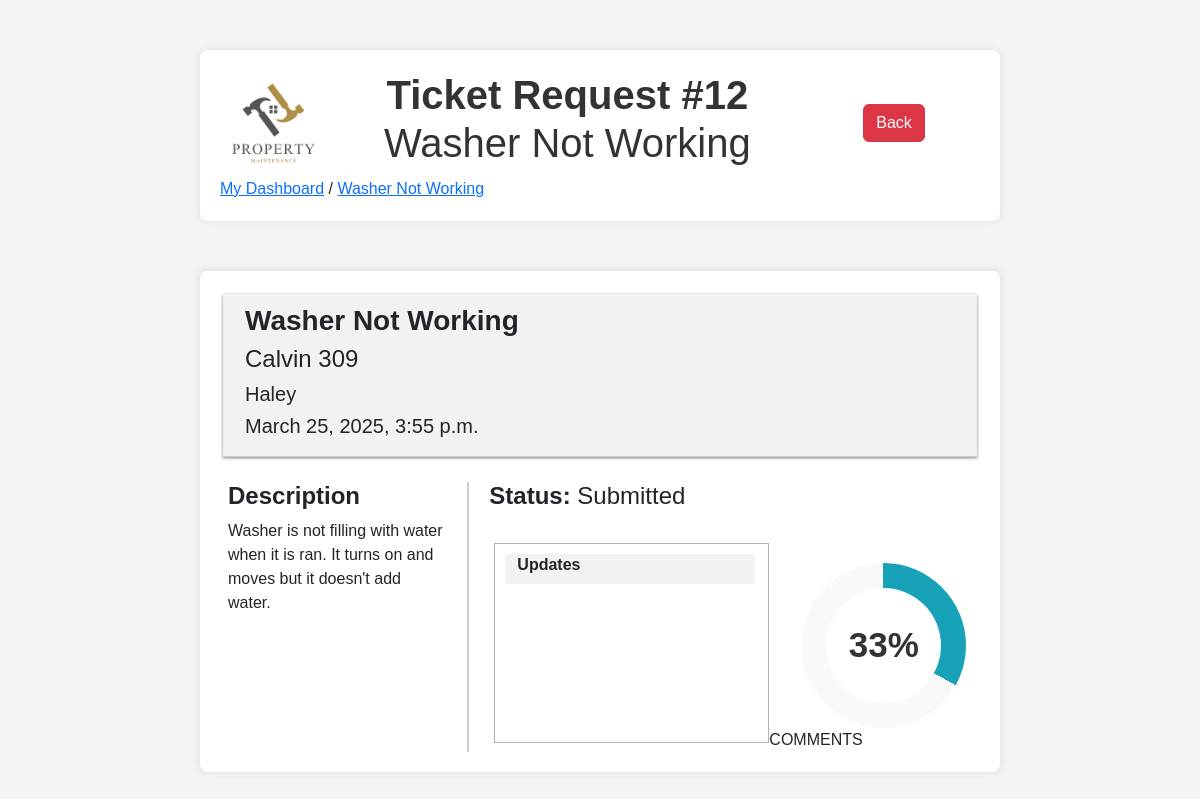
The app's page /12 (signed in) with its own data.
### ticketsystem/models.py (models this page shows, shortened)
class Ticket(models.Model):
    title = models.CharField(max_length=200)
    description = models.TextField()
    CATEGORY_CHOICES = [
        ('electrical', 'Electrical'),
        ('plumbing', 'Plumbing'),
        ('general', 'General'),
    ]
    category = models.CharField(max_length=20, choices=CATEGORY_CHOICES)
    STATUS_CHOICES = [
        ('submitted', 'Submitted'),
        ('in_progress', 'In Progress'),
        ('completed', 'Completed'),
    ]
    status = models.CharField(max_length=20, choices=STATUS_CHOICES, default='submitted')
    PRIORITY_CHOICES = [
        ('low', 'Low'),
        ('medium', 'Medium'),
        ('high', 'High'),
    ]
    priority = models.CharField(max_length=10, choices=PRIORITY_CHOICES, default='medium')
    created_date = models.DateTimeField(auto_now_add=True)
    updated_date = models.DateTimeField(auto_now=True)
    completed_date = models.DateTimeField(null=True, blank=True) # based on status
    image = models.ImageField(upload_to='ticket_images/', null=True, blank=True)
    submitter = models.ForeignKey(settings.AUTH_USER_MODEL, on_delete=models.CASCADE, related_name='submitted_tickets')
    assigned_admin = models.ForeignKey(settings.AUTH_USER_MODEL, on_delete=models.SET_NULL, null=True, blank=True, related_name='assigned_tickets')

class UserProfile(models.Model):
    user = models.OneToOneField(User, on_delete=models.CASCADE)
    ROLE_CHOICES = [
        ('tenant', 'Tenant'),
        ('admin', 'Admin'),
    ]
    role = models.CharField(max_length=10, choices=ROLE_CHOICES, default='tenant')
    building_name = models.CharField(max_length=100, blank=True, null=True)
    apartment_number = models.CharField(max_length=10, blank=True, null=True)
    employee_id = models.CharField(max_length=100, blank=True, null=True)

### ticketsystem/views.py (the view)
# urls.py: path('<int:id>', ticket_page, name="page" ),
@login_required(login_url="/")
def ticket_page(request, id):
    ticket = Ticket.objects.get(id=id)
    if ticket.submitter_id != request.user.id:
        return redirect('tenant_dashboard')
    context = {
        'ticket': ticket,
        'comments': Comment.objects.filter(ticket_id=id)
    }
    return render(request, 'ticket_page.html', context)

### ticketsystem/templates/ticket_page.html (shortened to what this page needs)
{% load static %}
<!DOCTYPE html>
<html lang="en">
<head>
    {% load bootstrap5 %}
    {% bootstrap_css %}
    <link rel="stylesheet" href="{% static 'style.css' %}">
</head>
<body>
    <div class="container">
        <div class="row">
            <div class="col-sm-2 align-self-center mx-auto d-flex justify-content-center" >
                <img src="../../media/logo_light.png" class="img-fluid" alt="Property Maintenance">
            </div>
            <div class="col-lg my-auto">
                <h1><b>Ticket Request #{{ ticket.id }} </b><br>{{ ticket.title|title }}</h1>
            </div>
            <div class="col-sm-3 my-auto text-center" >
                <a class="btn btn-danger" href="{% url 'tenant_dashboard' %}" role="button">Back</a>
            </div>
        </div>
        <div class="row">
            <div class=col>
                <a href="{% url 'tenant_dashboard' %}">My Dashboard</a> /
                <a href ="">{{ticket.title|title}}</a>
            </div>
        </div>
    </div>
    <div class="container">
        <div class="row divider">
            <div class="col-md-9">
                <h3><b>{{ ticket.title|title }}</b></h3>
                <h4>{{ ticket.submitter.userprofile.building_name }} {{ ticket.submitter.userprofile.apartment_number }}</h4>
                <h5>{{ ticket.submitter|capfirst }}</h5>
                <h5>{{ ticket.created_date }}</h5>
            </div>
        </div>
        <div class="row">
            <div class="col-md-4 left-column">
                <h4><b>Description</b></h4>
                <div class="description-body">
                    <p>{{ ticket.description }}</p>
                </div>
            </div>
            <div class="col-md-8 right-column">
                <div class="d-flex align-items-center">
                    <h4><b>Status: </b>{{ ticket.status|title }}</h4>
                </div><br>
                <div class="row">
                    <div class="col">
                        <div class="row updates-content-box">
                            <div class="updates-title-box">
                                <h6><b>Updates</b></h6>
                            </div>
                        </div>
                    </div>
                    <div class="col col-progress">
                        <div class="progress-circle">
                            <span>
                                {% if ticket.status == "submitted" %}
                                    33%
                                {% elif ticket.status == "in_progress" %}
                                    66%
                                {% elif ticket.status == "completed" %}
                                    100%
                                {% endif %}
                            </span>
                        </div>
                    <div class="row">
                        COMMENTS<br>
                    </div>
                </div>
            </div>
        </div>
    </div>
</body>
</html>

### ticketsystem/static/style.css (style rules this page uses)
body { font-family: Arial, sans-serif; background-color: #f4f4f4; margin: 0; padding: 0; }
.container { max-width: 800px; margin: 50px auto; background: white; padding: 20px; box-shadow: 0 0 10px rgba(0, 0, 0, 0.1); border-radius: 8px; }
h1 { text-align: center; color: #333; }

### records on screen
Ticket: id "12", title "Washer Not Working", submitter.userprofile.building_name "Calvin", submitter.userprofile.apartment_number "309", submitter "Haley", created_date "March 25, 2025, 3:55 p.m.", description "Washer is not filling with water when it is ran. It turns on and moves but it doesn't add water.", status "Submitted"
